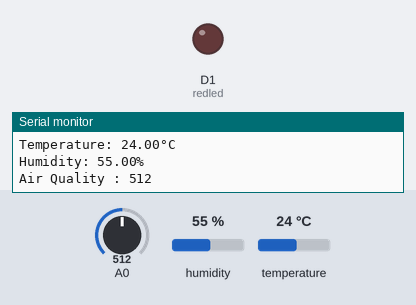
Bench run of a sketch on a simulated ESP8266 (NodeMCU). On the bench: output pins drawn as LEDs (lit = HIGH), the last lines printed to the serial monitor. The test bench sets the inputs (shaded band); at power-on: A0 = 512, humidity 55 %, temperature 24 °C. WiFi joins after 1.5 s; servers stay silent unless stated.

Above: at 2.8 s.
2.9 s: A0 set to 540
6.6 s: A0 set to 560
At 7.6 s:
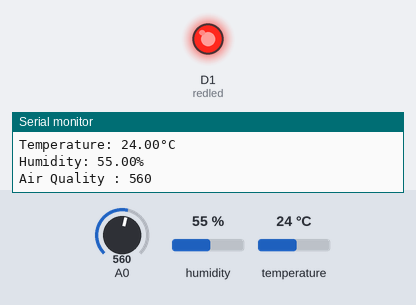
12.6 s: A0 set to 511
At 13.4 s:
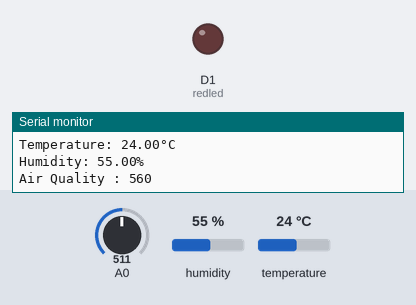
16.3 s: A0 set to 716
At 17.37 s:
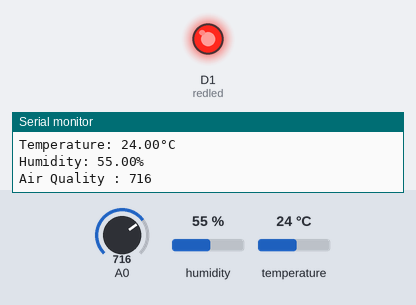
Timing chart, 0 to 22.4 s (numbered marks = the images above; inputs shaded):
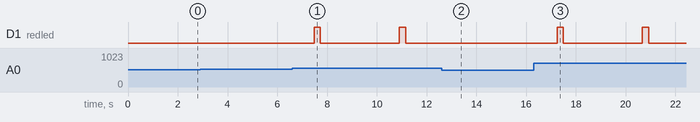

Measured:
- the behaviour switches between 550 and 551 on A0 (found by bisection; images 0 and 1)
- after the input at 6.6 s, D1 (redled): alternates HIGH for 0.25 s and LOW for 3.2 s, starting after 0.88 s
- after the input at 12.6 s, D1 (redled): stays LOW (without the input it goes to HIGH after 1.7 s)
- after the input at 16.3 s, D1 (redled): alternates HIGH for 0.25 s and LOW for 3.2 s, starting after 0.95 s

The sketch:

air_monitoring.ino
```cpp
#include <ESP8266WiFi.h>
#include <DHT.h>
#include <ThingSpeak.h>

DHT dht(D5, DHT11);

WiFiClient client;

int redled = D1;
int threshold =550 ;
int alert_time = 250;

long myChannelNumber = 1679303;
const char myWriteAPIKey[] = "XJS5OZIBV4YCJCA7";

const char *ssid =  "Redmi";     // Enter your WiFi Name
const char *pass =  "trupti123"; // Enter your WiFi Password


void setup() {
  // put your setup code here, to run once:
  Serial.begin(9600);
  WiFi.begin(ssid,pass);
  Serial.print("Connecting to ");
  Serial.println(ssid);

  while(WiFi.status() != WL_CONNECTED)
  {
    delay(200);
    Serial.print("..");
  }
  Serial.println("");
  Serial.println("WiFi connected");
  Serial.println(WiFi.localIP());
  dht.begin();
  pinMode(redled, OUTPUT);
  ThingSpeak.begin(client);
}

void loop() {
  // put your main code here, to run repeatedly:
  float h = dht.readHumidity();
  float t = dht.readTemperature();
  int sensor_value = analogRead(A0);


  Serial.print("Temperature: " + (String) t);
  Serial.println("°C");
  Serial.print("Humidity: " + (String) h);
  Serial.println("%");
  Serial.println("Air Quality : " + (String) sensor_value);

  if(sensor_value > threshold)
  {

    digitalWrite(redled,HIGH);
    delay(alert_time);
    digitalWrite(redled,LOW);
    delay(alert_time);

  }

  ThingSpeak.writeField(myChannelNumber, 1, t, myWriteAPIKey);
  ThingSpeak.writeField(myChannelNumber, 2, h, myWriteAPIKey);
  ThingSpeak.writeField(myChannelNumber, 3, sensor_value, myWriteAPIKey);
  delay(2000);
}
```
